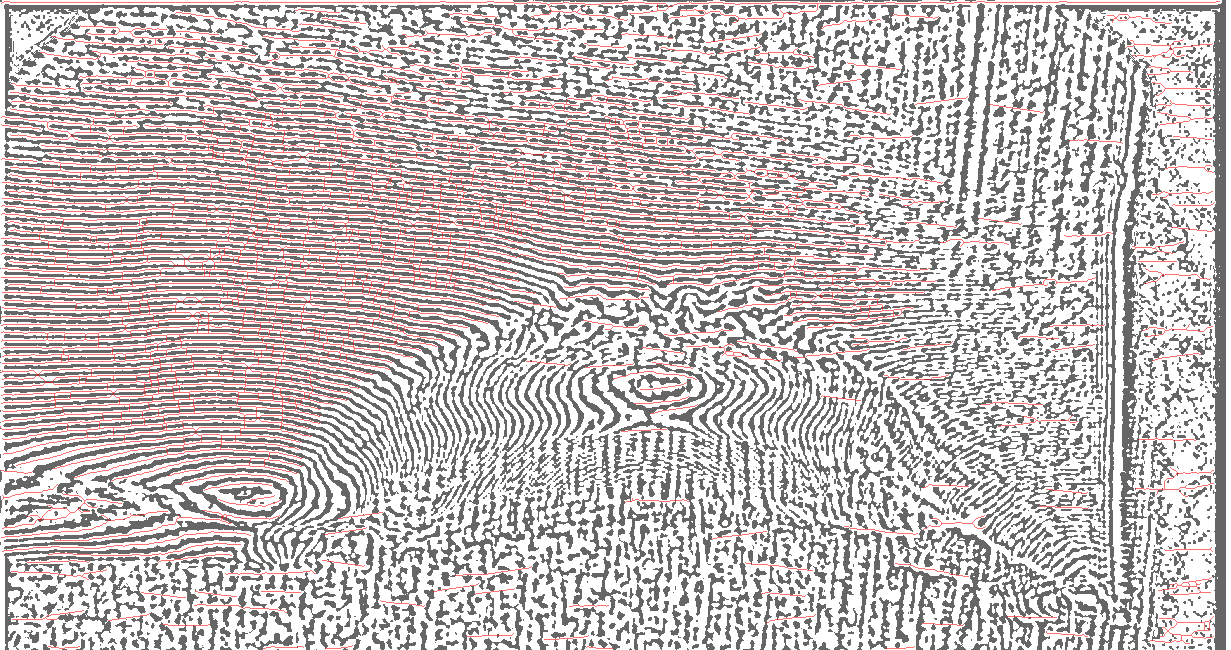
#> input picture overlay_latest.png, 1231 x 650 px
$ python -i shading_pipeline.py   (imports and definitions only)
#> lines starting #> are read from the running program, lines starting #| are printed output that depends on the picture; after the words box and inside, x2 and y2 are one past the last pixel; in counts of white or black regions, pixels touching at a corner belong together
import cv2
import numpy as np
from skimage.filters import threshold_sauvola


def read_gray(path):
    img = cv2.imread(path, cv2.IMREAD_GRAYSCALE)
    if img is None:
        raise FileNotFoundError(path)
    return img


def pipeline_shading_sauvola(img_gray, sigma=35.0, clip=2.5, tile=8, win=31, k=0.20, post_open=1):
    """Return (flat, enh, binary) where binary is uint8 {0,255}."""
    bg = cv2.GaussianBlur(img_gray, ksize=(0, 0), sigmaX=sigma, sigmaY=sigma)
    flat = cv2.divide(img_gray, bg, scale=255)
    tile = max(2, int(tile))
    clahe = cv2.createCLAHE(clipLimit=float(clip), tileGridSize=(tile, tile))
    enh = clahe.apply(flat)
    win = int(win) if int(win) % 2 == 1 else int(win) + 1
    thv = threshold_sauvola(enh, window_size=win, k=float(k))
    binary = (enh > thv).astype(np.uint8) * 255
    if post_open > 0:
        ksz = max(1, int(post_open))
        binary = cv2.morphologyEx(binary, cv2.MORPH_OPEN, np.ones((ksz, ksz), np.uint8))
    return flat, enh, binary

>>> import cv2
>>> picture = cv2.imread('overlay_latest.png', cv2.IMREAD_GRAYSCALE)
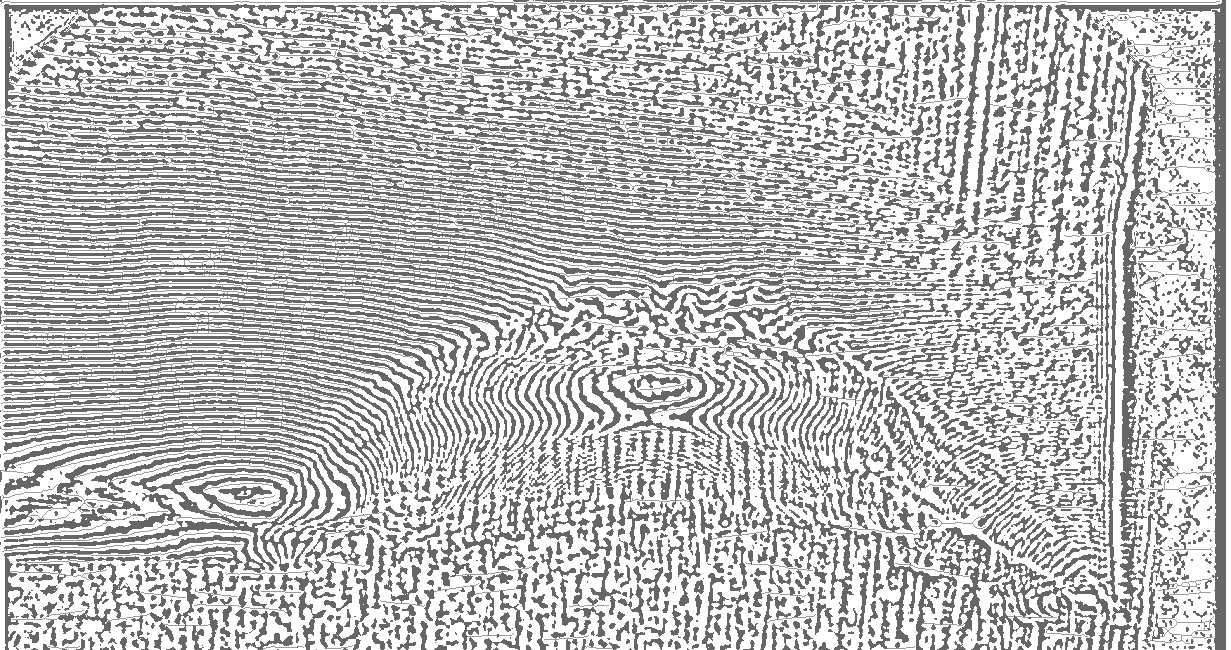
#> picture: shape (650, 1231); min 87, max 255, mean 192.1
>>> result = pipeline_shading_sauvola(picture)
#> in pipeline_shading_sauvola, `bg = cv2.GaussianBlur(img_gray, ksize=(0, 0), sigmaX=sigma, sigmaY=sig..`:
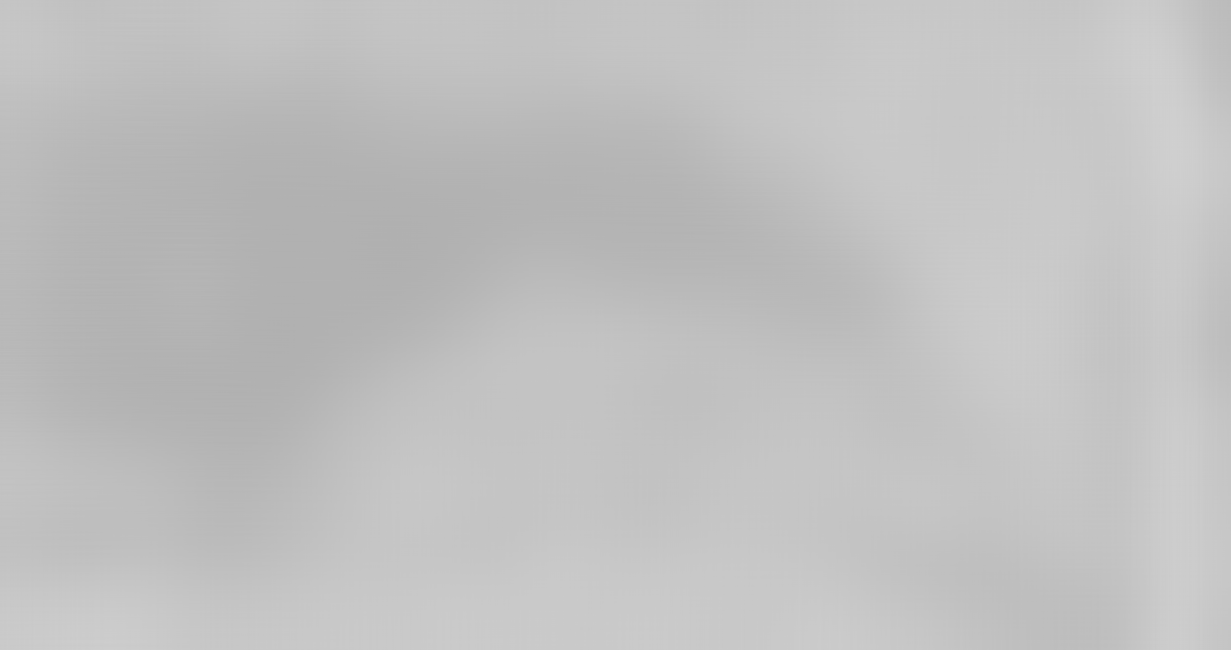
#> bg: shape (650, 1231); min 176, max 208, mean 192.1
#> in pipeline_shading_sauvola, `flat = cv2.divide(img_gray, bg, scale=255)`:
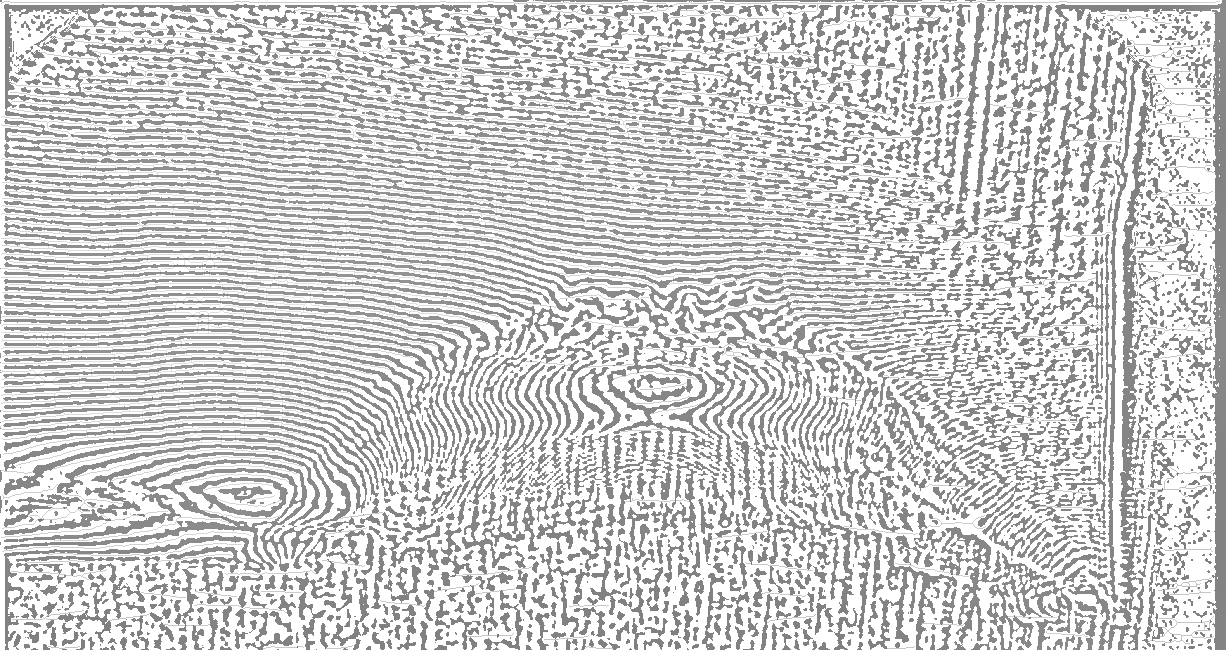
#> flat: shape (650, 1231); min 108, max 255, mean 208.1
#> in pipeline_shading_sauvola, `thv = threshold_sauvola(enh, window_size=win, k=float(k))`:
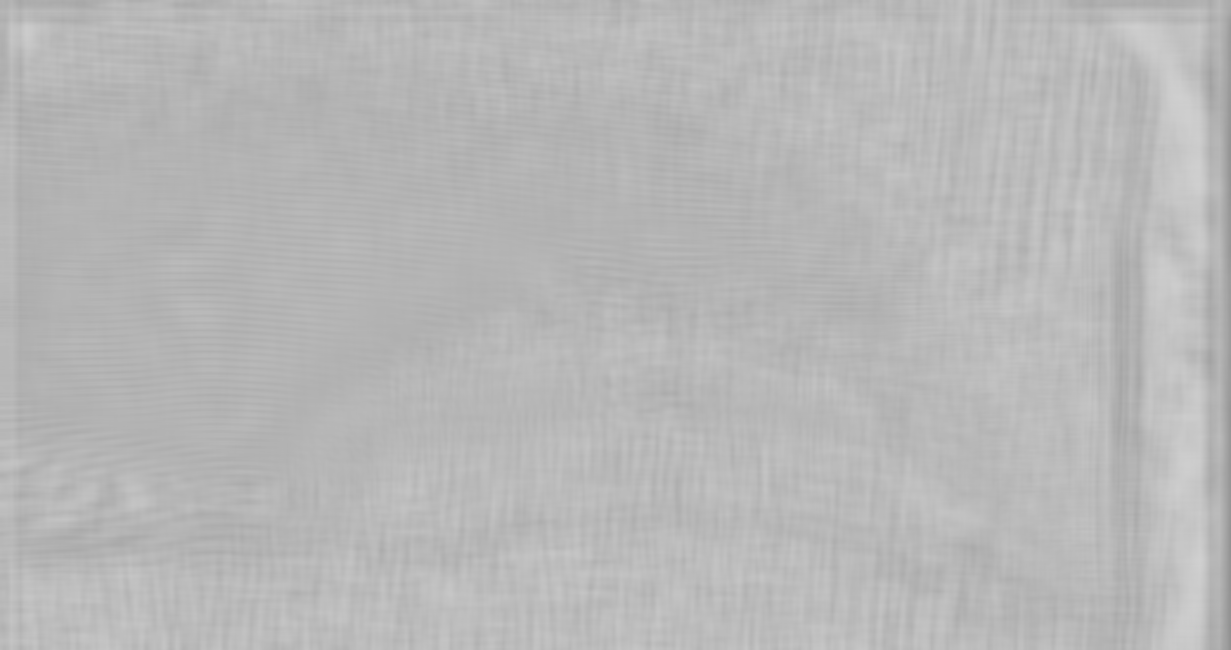
#> thv: shape (650, 1231) float64; min 144.8, max 208.4, mean 183.8
#> in pipeline_shading_sauvola, `binary = (enh > thv).astype(np.uint8) * 255`:
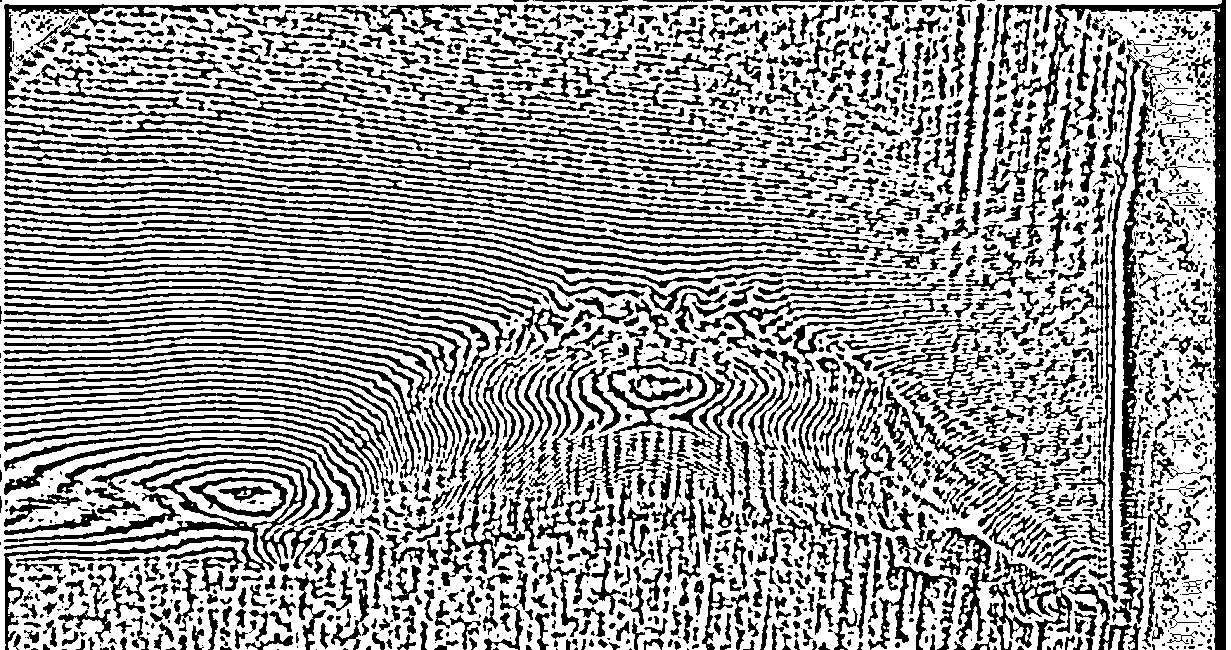
#> binary: shape (650, 1231); 62.5% white; 2396 black regions (985 under 20 px), largest, box (x1, y1, x2, y2) and area: (1011, 0, 1226, 650) 9603, (4, 452, 320, 650) 7453, (3, 328, 433, 453) 5681
